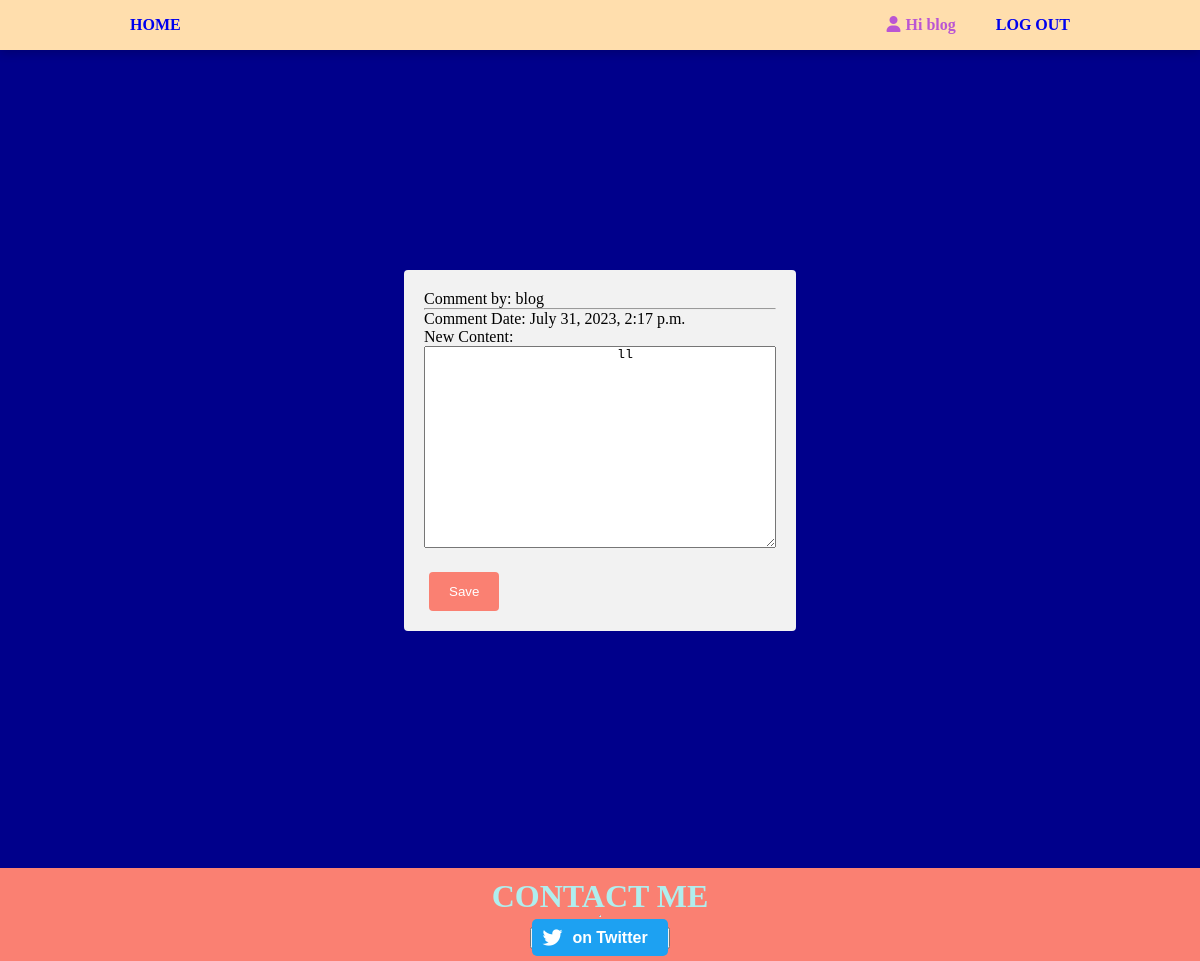
Page /comment/edit/42/ (signed in) on the earlier database version.
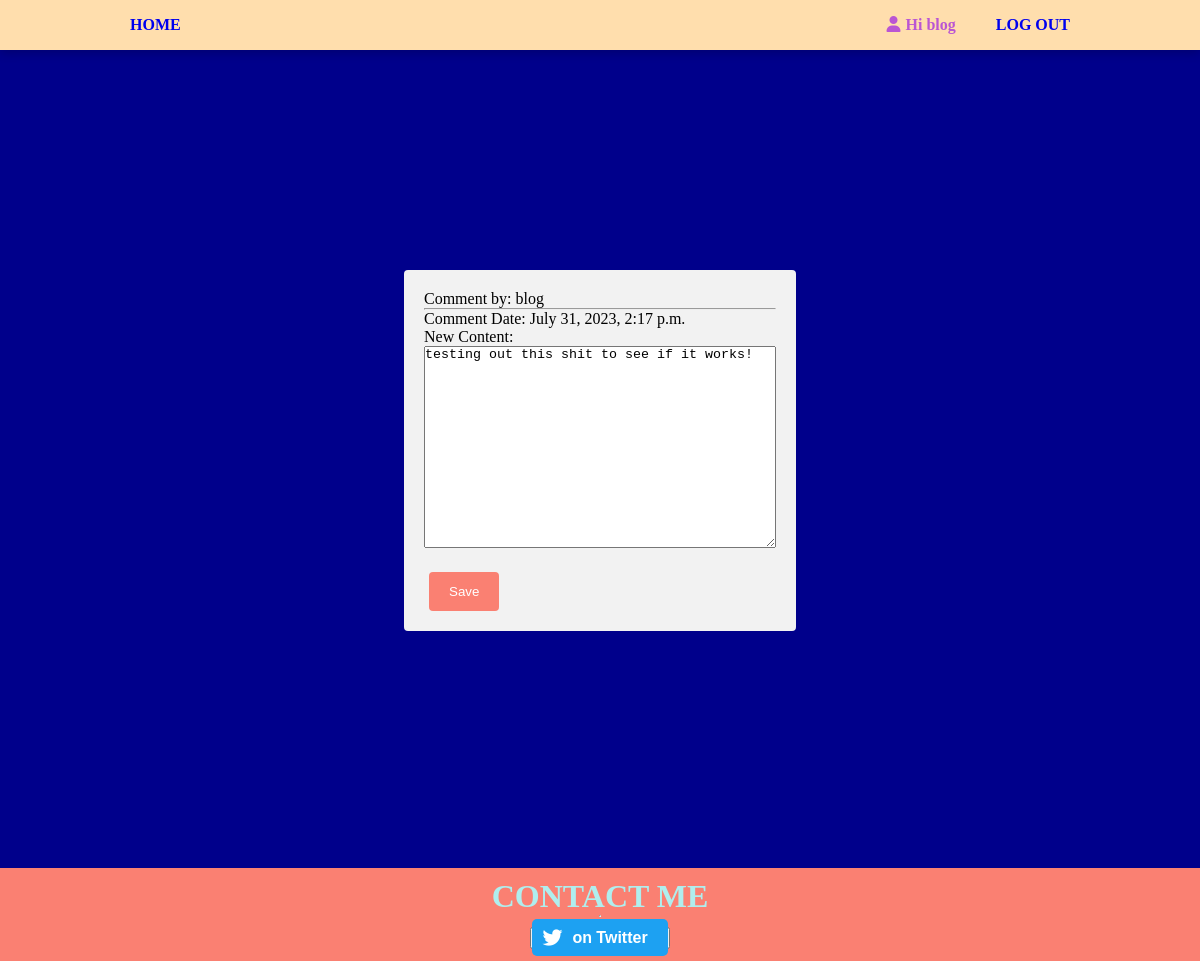
Same page on the later database version.
### article/models.py (models this page shows, shortened)
class Comment(models.Model):
    post = models.ForeignKey(Post, related_name='comments', on_delete=models.CASCADE)
    user = models.ForeignKey(User, on_delete=models.CASCADE)
    comment = models.TextField()
    date_posted = models.DateTimeField(auto_now_add=True)
    likes = models.ManyToManyField(User, related_name="comment_likes", blank=True)
    edited_comment = models.TextField(blank=True, null=True)
    is_edited = models.BooleanField(default=False)

### article/views.py (the view)
# urls.py: path('comment/edit/<int:comment_id>/', views.edit_comment, name='edit_comment'),
def edit_comment(request, comment_id):
    comment = get_object_or_404(Comment, id=comment_id)
    if comment.user != request.user:
        return HttpResponse("You are not allowed to edit this comment.")
    return render(request, 'article/edit_comment.html', {'comment': comment})

### article/templates/article/edit_comment.html (shortened to what this page needs)
{% extends 'article/base.html' %}
{% load static %}
{% block css %}
    {{ block.super }}
    <link rel="stylesheet" href="{% static 'edit_post.css' %}">
{% endblock %}
{% block body %}
<div class="container">
  <div class="form-container">
    <form method="POST" action="{% url 'article:save_comment' comment_id=comment.id %}">
      <div class="comment-details">
        <p>Comment by: {{ comment.user }}</p>
        <hr>
        <p>Comment Date: {{ comment.date_posted }}</p>
      </div>
      <div class="edit-form">
        <div class="form-group">
          <label for="new_content">New Content:</label>
          <div class="textarea-container">
            <textarea id="new_content" name="new_content" class="form-control">{{ comment.comment }}</textarea>
          </div>
        </div>
        <div class="form-group">
          <button type="submit" class="btn btn-primary">Save</button>
        </div>
      </div>
    </form>
  </div>
</div>
{% endblock %}

Differences in the rows shown:
changed Comment "blog": new_content "ll" → "testing out this shit to see if it works!"
